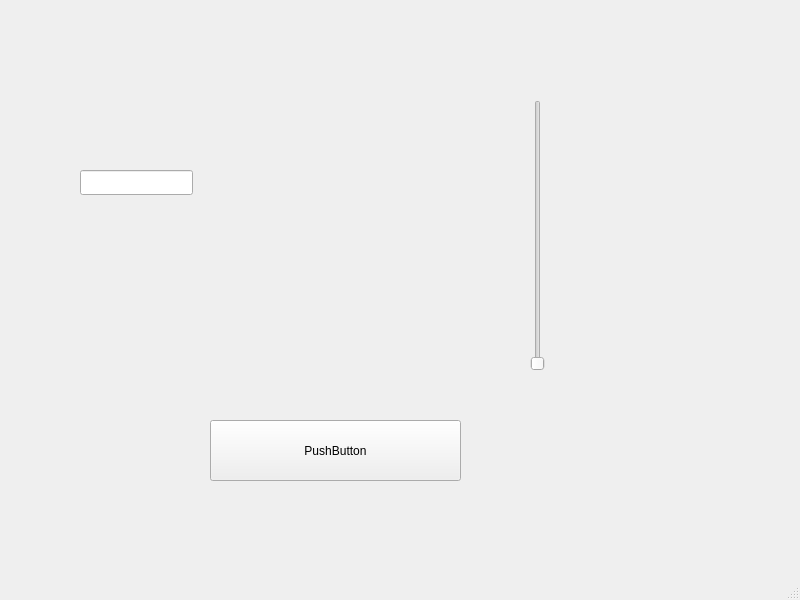
<?xml version="1.0" encoding="UTF-8"?>
<ui version="4.0">
 <class>MainWindow</class>
 <widget class="QMainWindow" name="MainWindow">
  <property name="geometry">
   <rect>
    <x>0</x>
    <y>0</y>
    <width>800</width>
    <height>600</height>
   </rect>
  </property>
  <property name="windowTitle">
   <string>MainWindow</string>
  </property>
  <widget class="QWidget" name="centralwidget">
   <widget class="QPushButton" name="pushButton">
    <property name="geometry">
     <rect>
      <x>210</x>
      <y>420</y>
      <width>251</width>
      <height>61</height>
     </rect>
    </property>
    <property name="text">
     <string>PushButton</string>
    </property>
   </widget>
   <widget class="QLineEdit" name="lineEdit">
    <property name="geometry">
     <rect>
      <x>80</x>
      <y>170</y>
      <width>113</width>
      <height>25</height>
     </rect>
    </property>
   </widget>
   <widget class="QSlider" name="verticalSlider">
    <property name="geometry">
     <rect>
      <x>530</x>
      <y>100</y>
      <width>16</width>
      <height>271</height>
     </rect>
    </property>
    <property name="orientation">
     <enum>Qt::Vertical</enum>
    </property>
   </widget>
  </widget>
  <widget class="QMenuBar" name="menubar">
   <property name="geometry">
    <rect>
     <x>0</x>
     <y>0</y>
     <width>800</width>
     <height>22</height>
    </rect>
   </property>
  </widget>
  <widget class="QStatusBar" name="statusbar"/>
 </widget>
 <resources/>
 <connections/>
</ui>
